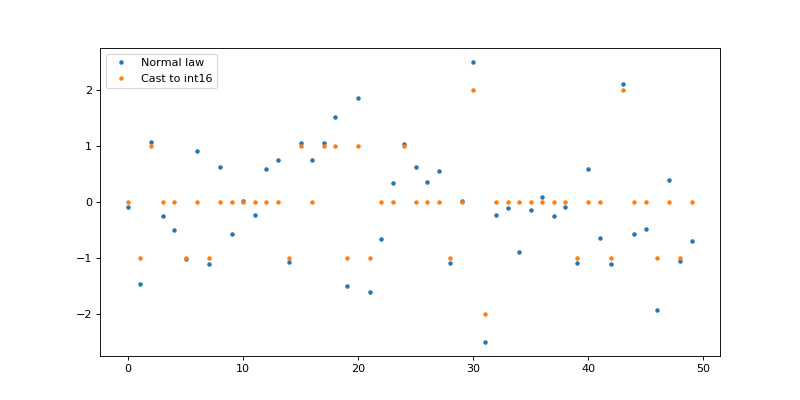

Source code (Python):
import numpy
import matplotlib.pyplot as plt
from dsfaker.generators.autoincrement import Autoincrement
from dsfaker.generators.distributions import Normal
from dsfaker.generators.utils import CastOperator
x = Autoincrement()
y = Normal(seed=22)
by = CastOperator(y.copy(), dtype=numpy.int16)
fig, ax = plt.subplots(figsize=(10,5))
x_vals = x.get_batch(50)
ax.plot(x_vals, y.get_batch(50), '.', label='Normal law')
ax.plot(x_vals, by.get_batch(50), '.', label='Cast to int16')
plt.legend()
plt.show()
